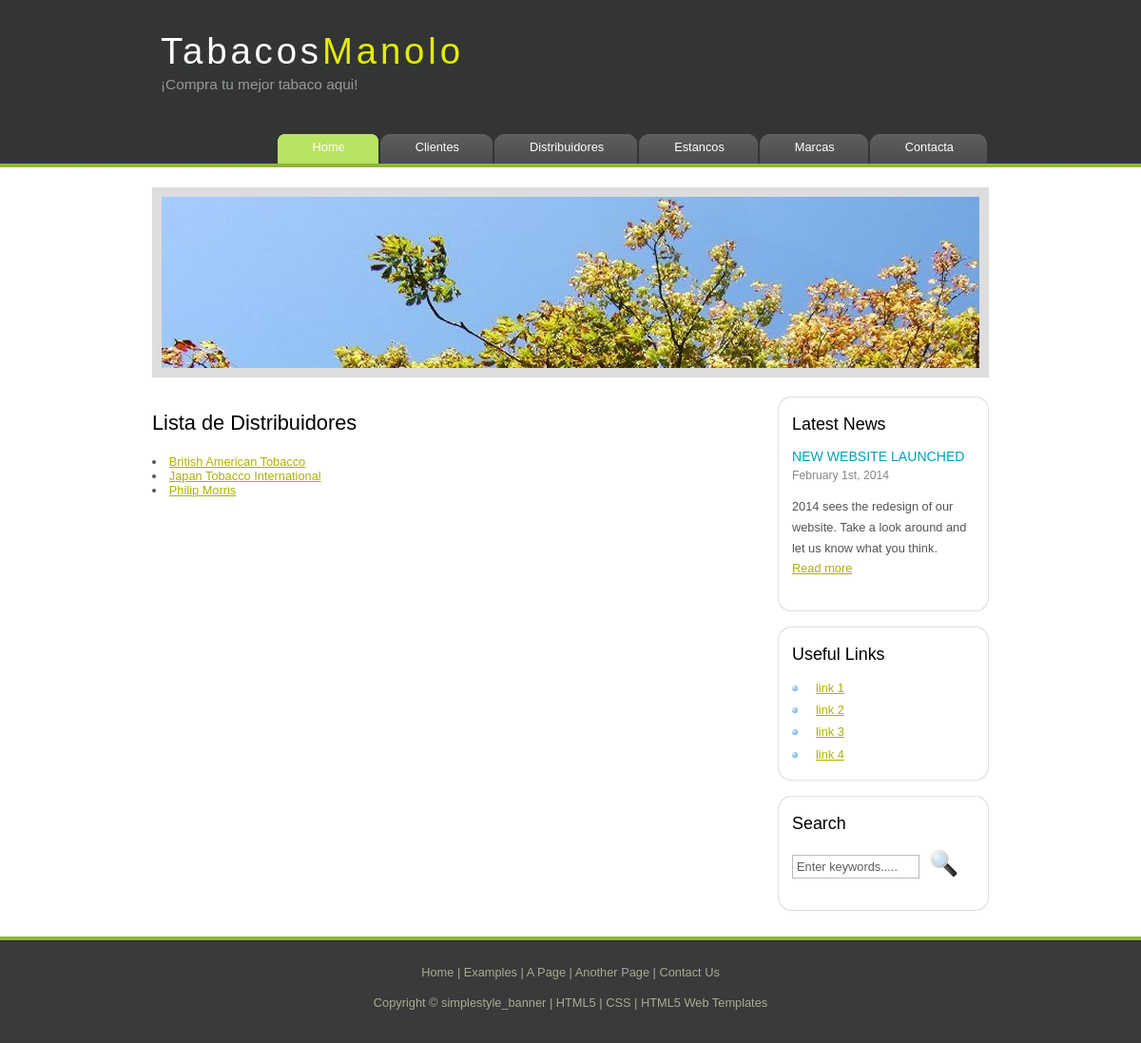
Page /tabacosAPP/listadoDistribuidores/ on the earlier database version.
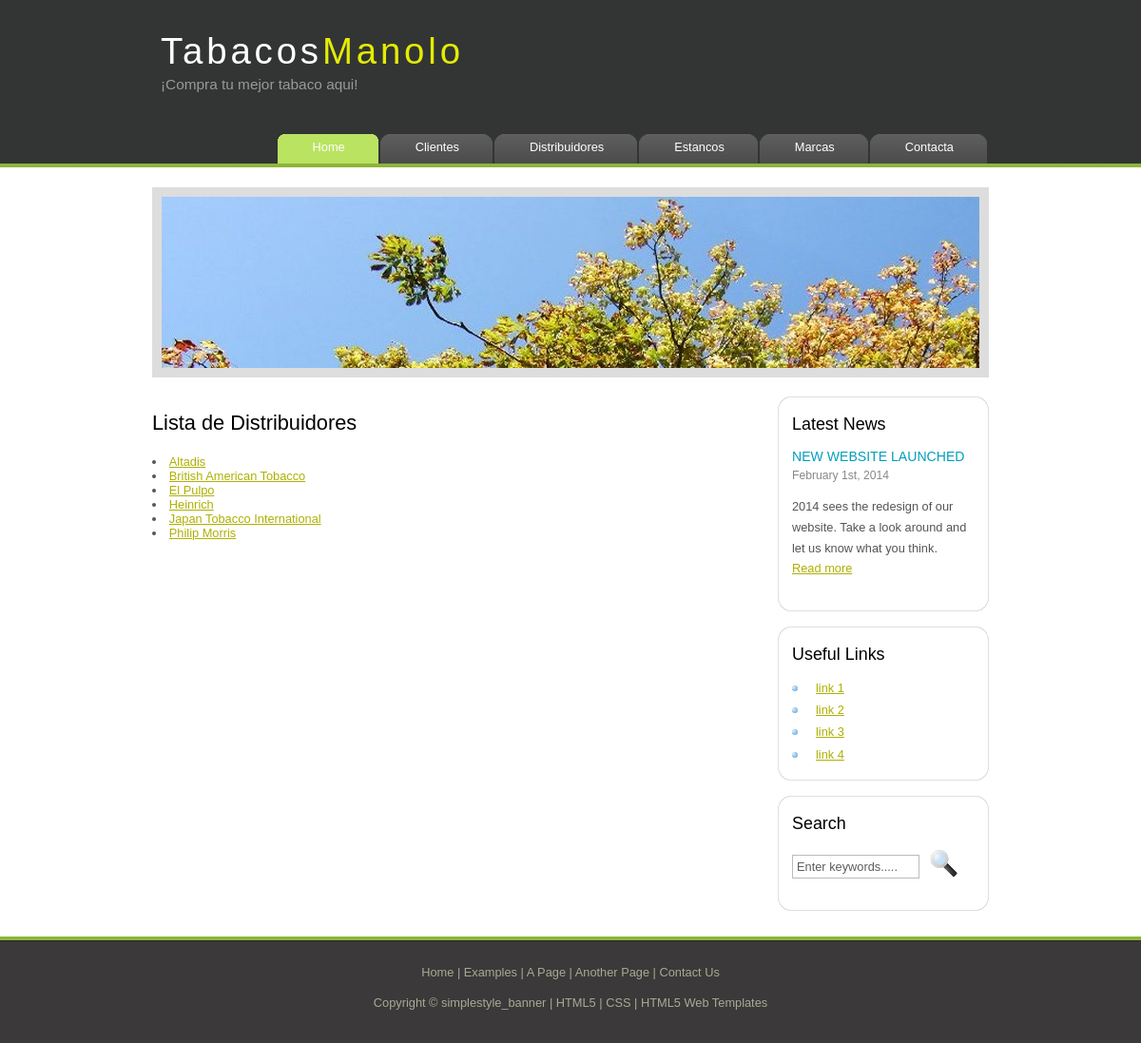
Same page on the later database version.
### tabacosAPP/models.py (models this page shows, shortened)
class Distribuidor(models.Model):
    nombre = models.CharField(max_length=100)
    pais = models.CharField(max_length=100)
    exportacion = models.CharField(max_length=100)

### tabacosAPP/views.py (the view)
# urls.py: path('listadoDistribuidores/', views.listaDistribuidores, name='listaDistribuidores'),
def listaDistribuidores(request):
    distribuidor = Distribuidor.objects.order_by('nombre')
    contexto = {'lista_distribuidores': distribuidor}
    return render(request, 'listaDistribuidores.html', contexto)

### tabacosAPP/templates/listaDistribuidores.html (shortened to what this page needs)
<html>
    <head>
    </head>
    <body>
        {% extends 'base.html' %}
        {% block contenido%}
        <h1>Lista de Distribuidores</h1>
        {% for distribuidor in lista_distribuidores %}
            <li>
                <a href="{% url 'detalleDistribuidores' distribuidor.id %}">{{ distribuidor.nombre }}</a>
            </li>
        {% endfor %}
        {% endblock %}

Differences in the rows shown:
added Distribuidor: nombre "Altadis"
added Distribuidor: nombre "El Pulpo"
added Distribuidor: nombre "Heinrich"
